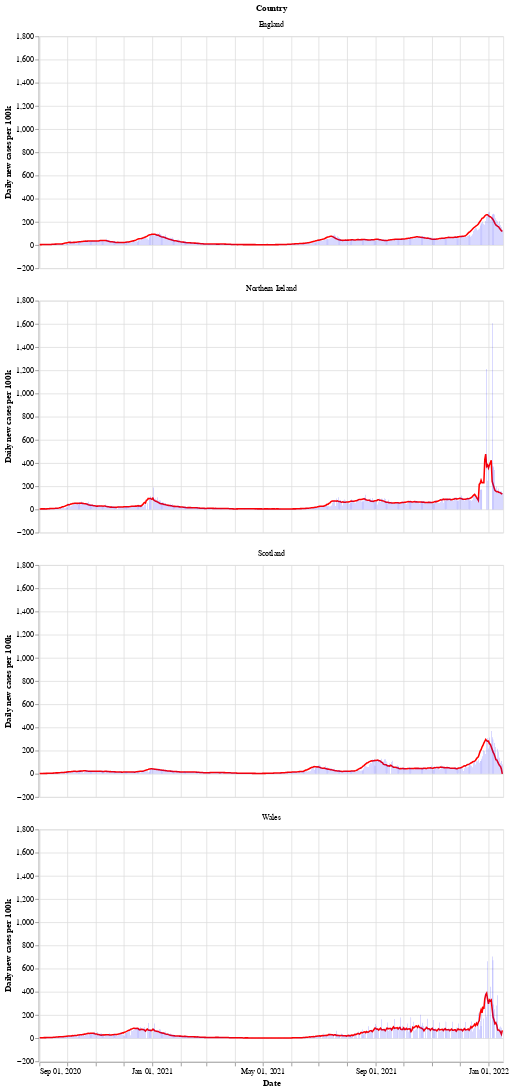

Notebook code cell kept with this figure:
### Markdown cell above
Next is a bar chart of the number of new cases in each country (per 100k population), with the 7 day moving average of cases. Again we see that Wales saw a longer period of raising and falling cases compared to the other countries.

After a period of cases falling, each nation is now seeing a rise in the number of cases - especially in Wales.

### Code cell
# collapse
bars = alt.Chart(uk_cases).mark_bar().encode(
    x=alt.X("yearmonthdate(date):T", axis=alt.Axis(title='Date')),
    y=alt.Y("newCasesRate:Q", axis=alt.Axis(title='Daily new cases per 100k')),
    tooltip='newCasesRate',
    color=alt.condition(
        alt.datum.dailyChange > 0,
        alt.value("orange"),  # The positive color
        alt.value("blue")  # The negative color
    )
).properties(title='New cases per 100k population with rolling 7 day average', width=600).interactive()
line = alt.Chart(uk_cases).mark_line(
    color='red',
    size=2,
).transform_window(
    rolling_mean='mean(newCasesRate)',
    frame=[0, 7],
    groupby=['areaName']
).encode(
    x='yearmonthdate(date):T',
    y='rolling_mean:Q'
)
alt.layer(line, bars, data=uk_cases).facet(alt.Row('areaName', title='Country'), columns=1)

### Figure 1 — Vega-Lite specification as saved in the notebook (floating-point values rounded to 4 significant figures; data arrays with more than 128 entries replaced by an {"elided": "..."} marker saying what was removed)
{"config": {"view": {"continuousWidth": 400, "continuousHeight": 300}}, "data": {"name": "data-46a06943ae9246d40ee1d3dc0e18bfe9"}, "facet": {"type": "nominal", "field": "areaName", "title": "Country"}, "spec": {"layer": [{"mark": {"type": "line", "color": "red", "size": 2}, "encoding": {"x": {"type": "temporal", "field": "date", "timeUnit": "yearmonthdate"}, "y": {"type": "quantitative", "field": "rolling_mean"}}, "transform": [{"window": [{"op": "mean", "field": "newCasesRate", "as": "rolling_mean"}], "frame": [0, 7], "groupby": ["areaName"]}]}, {"mark": "bar", "encoding": {"color": {"condition": {"value": "orange", "test": "(datum.dailyChange > 0)"}, "value": "blue"}, "tooltip": {"type": "quantitative", "field": "newCasesRate"}, "x": {"type": "temporal", "axis": {"title": "Date"}, "field": "date", "timeUnit": "yearmonthdate"}, "y": {"type": "quantitative", "axis": {"title": "Daily new cases per 100k"}, "field": "newCasesRate"}}, "selection": {"selector002": {"type": "interval", "bind": "scales", "encodings": ["x", "y"]}}, "title": "New cases per 100k population with rolling 7 day average", "width": 600}]}, "columns": 1, "$schema": "https://vega.github.io/schema/vega-lite/v4.8.1.json", "datasets": {"data-46a06943ae9246d40ee1d3dc0e18bfe9": {"elided": "2012 records"}}}
